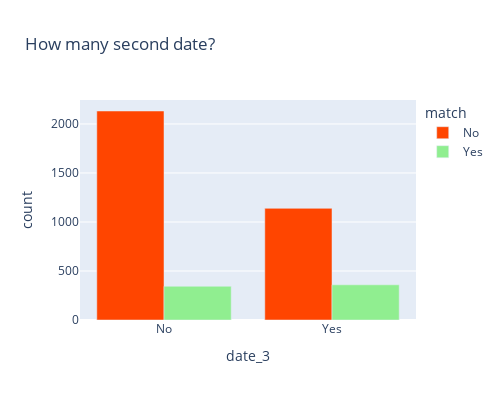

Notebook source saved alongside this figure:
### Code cell
fig = px.bar(second_date, x='date_3', y='count', barmode='group',color='match',
            color_discrete_sequence=["orangered", "lightgreen"], width=500, height=400, title='How many second date?')
fig.show()

### Figure 1 — Plotly figure (JSON) as saved in the notebook; plotly's stock layout.template omitted (floating-point values rounded to 4 significant figures)
{"data": [{"alignmentgroup": "True", "hovertemplate": "match=No<br>date_3=%{x}<br>count=%{y}<extra></extra>", "legendgroup": "No", "marker": {"color": "orangered", "pattern": {"shape": ""}}, "name": "No", "offsetgroup": "No", "orientation": "v", "showlegend": true, "textposition": "auto", "type": "bar", "x": ["No", "Yes"], "xaxis": "x", "y": [2132, 1139], "yaxis": "y"}, {"alignmentgroup": "True", "hovertemplate": "match=Yes<br>date_3=%{x}<br>count=%{y}<extra></extra>", "legendgroup": "Yes", "marker": {"color": "lightgreen", "pattern": {"shape": ""}}, "name": "Yes", "offsetgroup": "Yes", "orientation": "v", "showlegend": true, "textposition": "auto", "type": "bar", "x": ["No", "Yes"], "xaxis": "x", "y": [344, 359], "yaxis": "y"}], "layout": {"barmode": "group", "height": 400, "legend": {"title": {"text": "match"}, "tracegroupgap": 0}, "title": {"text": "How many second date?"}, "width": 500, "xaxis": {"anchor": "y", "domain": [0, 1], "title": {"text": "date_3"}}, "yaxis": {"anchor": "x", "domain": [0, 1], "title": {"text": "count"}}}}
